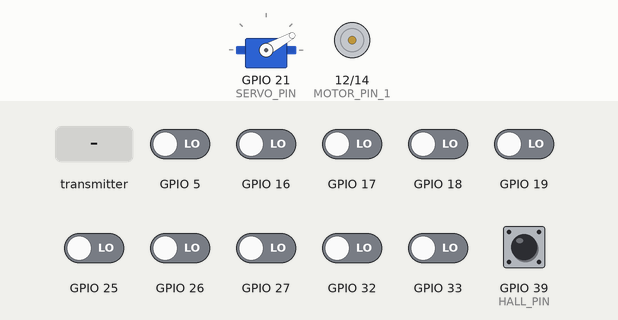
This sketch was run on a simulated ESP32. Shown: servo, motor-driver pin pairs drawn as motors (green arrow = first pin HIGH = forward, orange = second pin HIGH = backward, longer = more drive, scaled by the enable pin). The test bench sets the inputs (shaded band); at power-on: GPIO 39 (HALL_PIN) HIGH, GPIO 5, GPIO 16–19, GPIO 25–27, GPIO 32, GPIO 33 LOW. Servo pulses on a pin are drawn as a servo (544–2400 µs = 0–180°); what the sketch prints to the serial monitor is not drawn.

Above: at 12.2 s.
12.3 s: the transmitter starts sending traffic_state = 0
At 12.9 s:
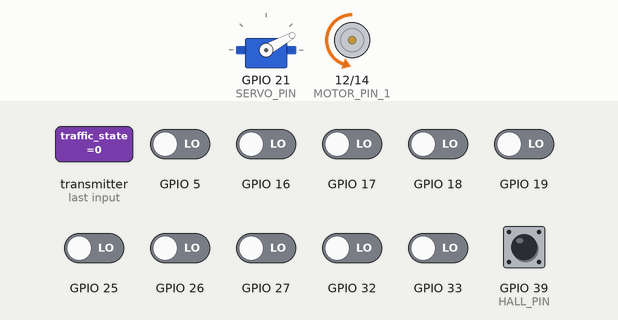
13.8 s: GPIO 5 driven HIGH
At 15.0 s:
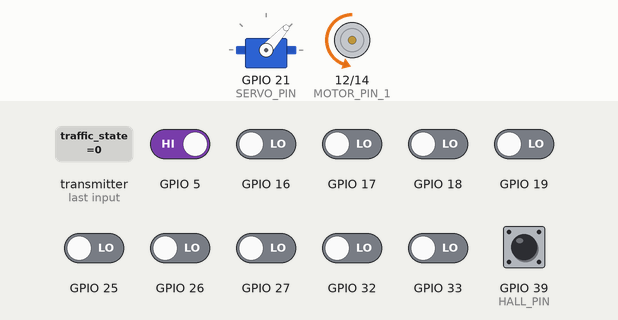
15.3 s: GPIO 25 driven HIGH
At 16.4 s:
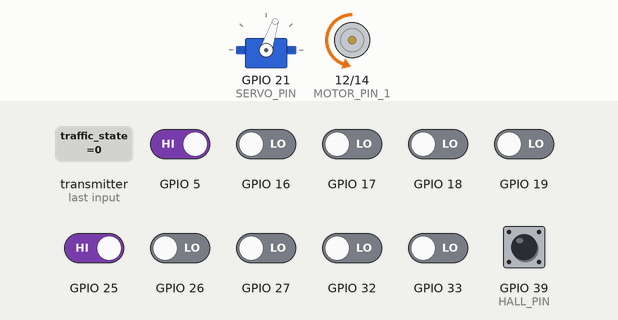
16.8 s: GPIO 26 driven HIGH
At 17.5 s:
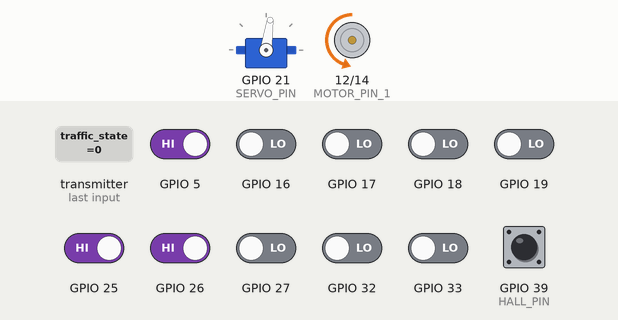
18.3 s: GPIO 16 driven HIGH
At 19.5 s:
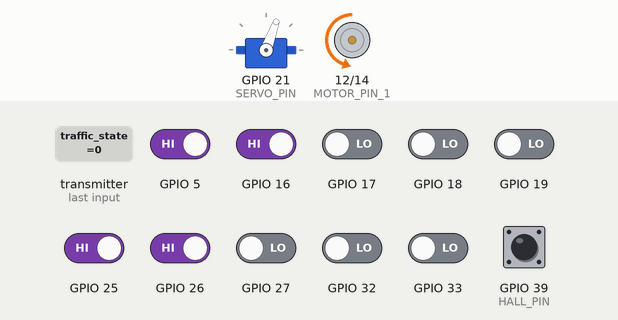
19.8 s: GPIO 17 driven HIGH
At 20.8 s:
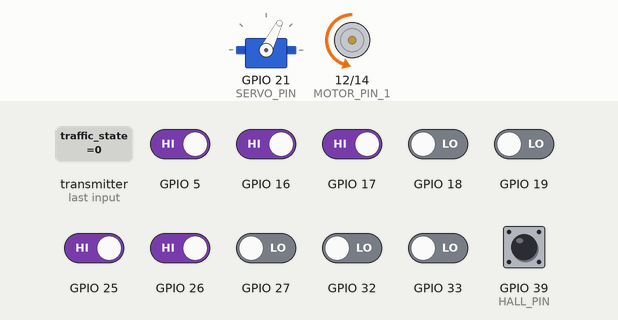
Timing chart, 0 to 22.3 s (numbered marks = the images above; inputs shaded):
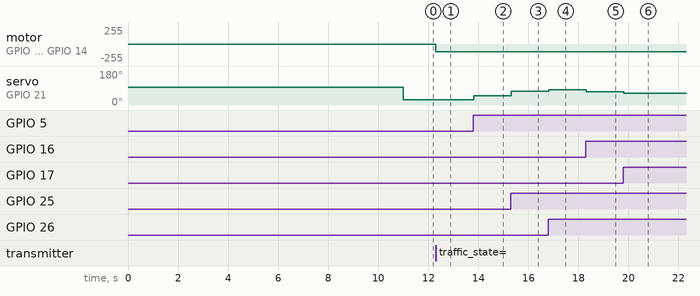

The sketch:

DrivingESPNOW.ino
```cpp
// WIFI LIBRARY
#include <WiFi.h>
#include <QTRSensors.h>
#include <esp_now.h>
#include "esp_task_wdt.h"

QTRSensors qtr;
// float kp=0.02, ki=0, kd=0.016;
// float Setpoint=4000, Input, Output;
// float kp_motor=0.5, ki_motor=0, kd_motor=0.2;
// int pid_output=0;
// int servo_wip=75;
// int motor_speed=20000;

float kp=0.009, ki=0, kd=0.012;
float Setpoint=4000, Input, Output;
float kp_motor=0, ki_motor=0, kd_motor=0;
int pid_output=0;
int servo_wip=75;
int motor_speed=30000;

long timeStop;

int sum_err=0;
int error=0;
int count_err=0;
int previouserror=0;
int hall;
byte magnetic=0;
bool hallEn;
uint16_t position=0;
byte traffic_state=2;

typedef struct struct_message
{
  byte traffic_state;
} struct_message;

struct_message myData;

float previous_error = 0, previous_I = 0;
float previous_error_motor = 0, previous_I_motor = 0;
const uint8_t SensorCount = 10;
uint16_t sensorValues[SensorCount];

boolean motor_toggle = true;

long previousTime=0;
long previousTime2=0;

// QuickPID myPID(&Input,&Output,&Setpoint,kp,ki,kd,DIRECT);

// SERVO CONFIG
#define SERVO_CHANNEL_0 0
#define SERVO_TIMER_16_BIT 16
#define SERVO_BASE_FREQ 50
#define SERVO_PIN 21
// MOTOR CONFIG
#define MOTOR_CHANNEL_0 1
#define MOTOR_TIMER_13_BIT 16
#define MOTOR_BASE_FREQ 8000
#define MOTOR_PIN_ENB 13
#define MOTOR_PIN_1 12
#define MOTOR_PIN_2 14
#define HALL_PIN 39

void SensorCalibrate()
{
  // configure the sensors
  qtr.setTypeRC();
  qtr.setSensorPins((const uint8_t[]){16, 17, 5, 18, 19, 32, 33, 25,  26, 27}, 10);
  qtr.setEmitterPin(4);
  pinMode(2, OUTPUT);
  digitalWrite(2, HIGH); // turn on Arduino's LED to indicate we are in calibration mode

  // 2.5 ms RC read timeout (default) * 10 reads per calibrate() call
  // = ~25 ms per calibrate() call.
  // Call calibrate() 400 times to make calibration take about 10 seconds.
  for (uint16_t i = 0; i < 400; i++)
  {
    qtr.calibrate();
  }
  digitalWrite(2, LOW); // turn off Arduino's LED to indicate we are through with calibration

  // print the calibration minimum values measured when emitters were on
  for (uint8_t i = 0; i < SensorCount; i++)
  {
    Serial.print(qtr.calibrationOn.minimum[i]);
    Serial.print(' ');
  }
  Serial.println();

  // print the calibration maximum values measured when emitters were on
  for (uint8_t i = 0; i < SensorCount; i++)
  {
    Serial.print(qtr.calibrationOn.maximum[i]);
    Serial.print(' ');
  }
  Serial.println();
  Serial.println();
  delay(1000);
}

void SetServoPos(float pos)
{
  uint32_t duty = (((pos / 180.0) * 2000) / 20000.0 * 65536.0) + 1634;
  // convert 0-180 degrees to 0-65536

  ledcWrite(SERVO_CHANNEL_0, duty);
  // set channel to pos
}

void ServoTesting()
{
  for (int x = 0; x < 125; x++)
  {
    SetServoPos(x);
    delay(10);
  }
  delay(100);
}

void windup(){
  sum_err+=error;
  count_err+=1;
  if (count_err>5) count_err=0;
}

// callback function that will be executed when data is received
void OnDataRecv(const uint8_t *mac, const uint8_t *incomingData, int len)
{
  memcpy(&myData, incomingData, sizeof(myData));
  digitalWrite(2,1);
  traffic_state=myData.traffic_state;
}

void setup()
{
  pinMode(MOTOR_PIN_1, OUTPUT);
  pinMode(MOTOR_PIN_2, OUTPUT);
  pinMode(HALL_PIN,INPUT);
  ledcSetup(MOTOR_CHANNEL_0, MOTOR_BASE_FREQ, MOTOR_TIMER_13_BIT);
  ledcAttachPin(MOTOR_PIN_ENB, MOTOR_CHANNEL_0);

  ledcSetup(SERVO_CHANNEL_0, SERVO_BASE_FREQ, SERVO_TIMER_16_BIT);
  ledcAttachPin(SERVO_PIN, SERVO_CHANNEL_0);

  // Set servo default
  SetServoPos(90);

  Serial.begin(115200);

  //ESPNOW
  // Set device as a Wi-Fi Station
  WiFi.mode(WIFI_STA);

  // Init ESP-NOW
  if (esp_now_init() != 0) {
    Serial.println("Error initializing ESP-NOW");
    return;
  }

  // Calibrate sensor for a while
  SensorCalibrate();

  // Disable Watch dog timer debugger (vì nó sẽ reboot nếu mạng gặp trục trặc)
  disableCore0WDT();
  disableCore1WDT();
  disableLoopWDT();

  // Once ESPNow is successfully Init, we will register for recv CB to
  // get recv packer info
  esp_now_register_recv_cb(OnDataRecv);
}

void readHallPlus(){
  hall=digitalRead(HALL_PIN);
  if (hall==0){
    if (millis()-previousTime2>=4000){
      magnetic++;
      previousTime2=millis();
    }
    hallEn=true;
    previousTime=millis();
  }
}

void loop(){
  long start = millis();
  digitalWrite(2,0);

  // Drive motor
  if (traffic_state!=2){
    digitalWrite(MOTOR_PIN_1, 0);
    digitalWrite(MOTOR_PIN_2, 1);
    ledcWrite(MOTOR_CHANNEL_0, motor_speed);
    timeStop=millis();
  }

  if (millis()-previousTime>=1000){
    hallEn=false;
    previousTime=millis();
  }

  // Read Hall sensor
  hall=digitalRead(HALL_PIN);
  if (hall==0){
    hallEn=true;
  }
  readHallPlus();

  while (traffic_state==1 && magnetic%2==1 && hallEn==true){
    position = qtr.readLineBlack(sensorValues);
    error=5000-position;
    pid_output = kp*error + ki*sum_err + kd*(error - previouserror);
    previouserror = error;
    SetServoPos(max(0, min(108, servo_wip - pid_output)));

    digitalWrite(MOTOR_PIN_1, 0);
    digitalWrite(MOTOR_PIN_2, 0);
    ledcWrite(MOTOR_CHANNEL_0,0);
    previousTime=millis();
  }

  while (traffic_state==0 && magnetic%2==0 && hallEn==true){
    position = qtr.readLineBlack(sensorValues);
    error=5000-position;
    pid_output = kp*error + ki*sum_err + kd*(error - previouserror);
    previouserror = error;
    SetServoPos(max(0, min(108, servo_wip - pid_output)));

    digitalWrite(MOTOR_PIN_1, 0);
    digitalWrite(MOTOR_PIN_2, 0);
    ledcWrite(MOTOR_CHANNEL_0,0);
    previousTime=millis();
  }

  // RAW PID FUNCTION
  position = qtr.readLineBlack(sensorValues);
  error=5000-position;
  pid_output = kp*error + ki*sum_err + kd*(error - previouserror);
  previouserror = error;

  SetServoPos(max(0, min(108, servo_wip - pid_output)));
  Serial.println("Mag: "+String(magnetic));
  Serial.println("            Hall: "+String(hallEn));
  Serial.println("Traffic_State: "+String(traffic_state));
  // ServoTesting();

  // Chỉ uncomment nếu muốn đọc số liệu, nếu ko thì nên disable vì nó tốn thời gian excecute
  // Serial.println("P: "+String(kp)+" D: "+String(kd*10)+" I: "+String(ki));
  // Serial.println("P_motor: "+String(kp_motor)+" D_motor: "+String(kd_motor)+" I_motor: "+String(ki_motor));
  // Serial.println("Motor: "+String(motor_speed)+" Servo: "+String(servo_wip)+" Toggle: "+String(motor_toggle)+" Position: "+String(position));
  // Serial.println("Input: " + String(Input) + " Output: " + String(pid_output));
  // Serial.println("                    Hall read: "+String(hall));
  Serial.println("TASK1 Speed: " + String(millis() - start));
}
```

Measured:
- after the input at 12.3 s, motor on GPIO 12 (MOTOR_PIN_1) / GPIO 14 (MOTOR_PIN_2): stopped → backward 117/255 at once
- after the input at 13.8 s, servo on GPIO 21 (SERVO_PIN): 29° → 48° at once
- after the input at 15.3 s, servo on GPIO 21 (SERVO_PIN): 48° → 72° at once
- after the input at 16.8 s, servo on GPIO 21 (SERVO_PIN): 72° → 82° at once
- after the input at 18.3 s, servo on GPIO 21 (SERVO_PIN): 82° → 70° at once
- after the input at 19.8 s, servo on GPIO 21 (SERVO_PIN): 70° → 63° at once
